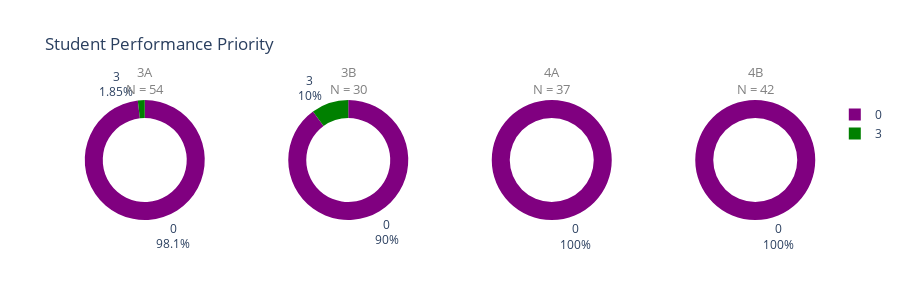

Notebook code for this chart:
### Code cell
fig = plot_piecharts_all_new_plotly(df_updated_merged, 
                                    layout="1x4", 
                                    hole = 0.7, 
                                    output_file=DIR_PLOTS_DASHBOARD + f"student_performance_priority.html",
                                    )  
fig.show()

### Figure 1 — Plotly figure (JSON) as saved in the notebook; plotly's stock layout.template omitted (floating-point values rounded to 4 significant figures)
{"data": [{"domain": {"x": [0, 0.175], "y": [0, 1]}, "hole": 0.7, "labels": [0, 3], "marker": {"colors": ["purple", "green"]}, "textinfo": "label+percent", "type": "pie", "values": [53, 1]}, {"domain": {"x": [0.275, 0.45], "y": [0, 1]}, "hole": 0.7, "labels": [0, 3], "marker": {"colors": ["purple", "green"]}, "textinfo": "label+percent", "type": "pie", "values": [27, 3]}, {"domain": {"x": [0.55, 0.725], "y": [0, 1]}, "hole": 0.7, "labels": [0], "marker": {"colors": ["purple"]}, "textinfo": "label+percent", "type": "pie", "values": [37]}, {"domain": {"x": [0.825, 1], "y": [0, 1]}, "hole": 0.7, "labels": [0], "marker": {"colors": ["purple"]}, "textinfo": "label+percent", "type": "pie", "values": [42]}], "layout": {"annotations": [{"font": {"color": "grey", "size": 13}, "showarrow": false, "text": "3A<br>N = 54", "x": 0.0875, "xanchor": "center", "xref": "paper", "y": 1, "yanchor": "bottom", "yref": "paper"}, {"font": {"color": "grey", "size": 13}, "showarrow": false, "text": "3B<br>N = 30", "x": 0.3625, "xanchor": "center", "xref": "paper", "y": 1, "yanchor": "bottom", "yref": "paper"}, {"font": {"color": "grey", "size": 13}, "showarrow": false, "text": "4A<br>N = 37", "x": 0.6375, "xanchor": "center", "xref": "paper", "y": 1, "yanchor": "bottom", "yref": "paper"}, {"font": {"color": "grey", "size": 13}, "showarrow": false, "text": "4B<br>N = 42", "x": 0.9125, "xanchor": "center", "xref": "paper", "y": 1, "yanchor": "bottom", "yref": "paper"}], "height": 300, "showlegend": true, "title": {"text": "Student Performance Priority"}}}
